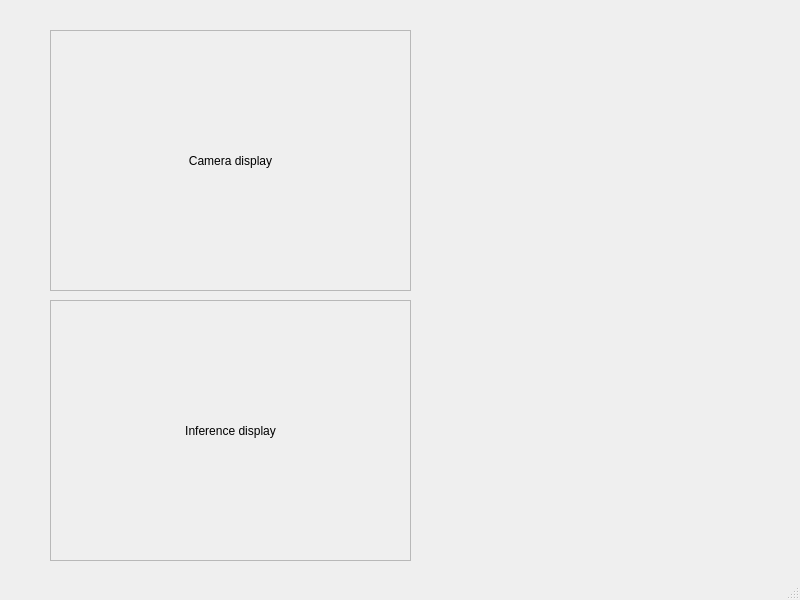
<?xml version="1.0" encoding="UTF-8"?>
<ui version="4.0">
 <class>MainWindow</class>
 <widget class="QMainWindow" name="MainWindow">
  <property name="geometry">
   <rect>
    <x>0</x>
    <y>0</y>
    <width>800</width>
    <height>600</height>
   </rect>
  </property>
  <property name="windowTitle">
   <string>Inference</string>
  </property>
  <widget class="QWidget" name="centralwidget">
   <widget class="QLabel" name="frameLabel">
    <property name="geometry">
     <rect>
      <x>50</x>
      <y>30</y>
      <width>361</width>
      <height>261</height>
     </rect>
    </property>
    <property name="frameShape">
     <enum>QFrame::StyledPanel</enum>
    </property>
    <property name="text">
     <string>Camera display</string>
    </property>
    <property name="alignment">
     <set>Qt::AlignCenter</set>
    </property>
   </widget>
   <widget class="QLabel" name="inferenceLabel">
    <property name="geometry">
     <rect>
      <x>50</x>
      <y>300</y>
      <width>361</width>
      <height>261</height>
     </rect>
    </property>
    <property name="frameShape">
     <enum>QFrame::StyledPanel</enum>
    </property>
    <property name="text">
     <string>Inference display</string>
    </property>
    <property name="alignment">
     <set>Qt::AlignCenter</set>
    </property>
   </widget>
  </widget>
  <widget class="QMenuBar" name="menubar">
   <property name="geometry">
    <rect>
     <x>0</x>
     <y>0</y>
     <width>800</width>
     <height>22</height>
    </rect>
   </property>
  </widget>
  <widget class="QStatusBar" name="statusbar"/>
 </widget>
 <resources/>
 <connections/>
</ui>
